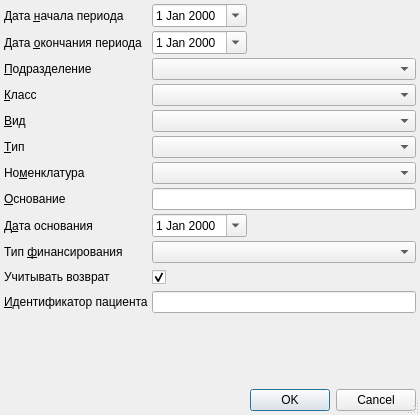
<?xml version="1.0" encoding="UTF-8"?>
<ui version="4.0">
 <class>SpendingToClientsSetup</class>
 <widget class="QDialog" name="SpendingToClientsSetup">
  <property name="windowModality">
   <enum>Qt::ApplicationModal</enum>
  </property>
  <property name="geometry">
   <rect>
    <x>0</x>
    <y>0</y>
    <width>420</width>
    <height>415</height>
   </rect>
  </property>
  <property name="windowTitle">
   <string>u'Реестр списания ЛСиИМН на пациентов'</string>
  </property>
  <property name="sizeGripEnabled">
   <bool>true</bool>
  </property>
  <layout class="QGridLayout" name="gridLayout">
   <property name="margin">
    <number>4</number>
   </property>
   <property name="spacing">
    <number>4</number>
   </property>
   <item row="0" column="0" colspan="2">
    <widget class="QLabel" name="lblBegDate">
     <property name="text">
      <string>Дата &amp;начала периода</string>
     </property>
     <property name="buddy">
      <cstring>edtBegDate</cstring>
     </property>
    </widget>
   </item>
   <item row="10" column="0" colspan="2">
    <widget class="QLabel" name="lblFinance">
     <property name="sizePolicy">
      <sizepolicy hsizetype="Maximum" vsizetype="Preferred">
       <horstretch>0</horstretch>
       <verstretch>0</verstretch>
      </sizepolicy>
     </property>
     <property name="text">
      <string>Тип &amp;финансирования</string>
     </property>
     <property name="buddy">
      <cstring>cmbFinance</cstring>
     </property>
    </widget>
   </item>
   <item row="12" column="0" colspan="2">
    <widget class="QLabel" name="lblClientId">
     <property name="sizePolicy">
      <sizepolicy hsizetype="Maximum" vsizetype="Preferred">
       <horstretch>0</horstretch>
       <verstretch>0</verstretch>
      </sizepolicy>
     </property>
     <property name="text">
      <string>&amp;Идентификатор пациента</string>
     </property>
     <property name="buddy">
      <cstring>edtClientId</cstring>
     </property>
    </widget>
   </item>
   <item row="9" column="2">
    <widget class="CDateEdit" name="edtReasonDate">
     <property name="sizePolicy">
      <sizepolicy hsizetype="Maximum" vsizetype="Fixed">
       <horstretch>0</horstretch>
       <verstretch>0</verstretch>
      </sizepolicy>
     </property>
     <property name="calendarPopup">
      <bool>true</bool>
     </property>
    </widget>
   </item>
   <item row="2" column="0" colspan="2">
    <widget class="QLabel" name="lblOrgStructure">
     <property name="text">
      <string>&amp;Подразделение</string>
     </property>
     <property name="buddy">
      <cstring>cmbOrgStructure</cstring>
     </property>
    </widget>
   </item>
   <item row="3" column="0">
    <widget class="QLabel" name="lblClass">
     <property name="text">
      <string>&amp;Класс</string>
     </property>
     <property name="buddy">
      <cstring>cmbClass</cstring>
     </property>
    </widget>
   </item>
   <item row="1" column="2">
    <widget class="CDateEdit" name="edtEndDate">
     <property name="sizePolicy">
      <sizepolicy hsizetype="Maximum" vsizetype="Fixed">
       <horstretch>0</horstretch>
       <verstretch>0</verstretch>
      </sizepolicy>
     </property>
     <property name="calendarPopup">
      <bool>true</bool>
     </property>
    </widget>
   </item>
   <item row="6" column="2">
    <widget class="CNomenclatureComboBox" name="cmbNomenclature">
     <property name="sizePolicy">
      <sizepolicy hsizetype="Expanding" vsizetype="Fixed">
       <horstretch>0</horstretch>
       <verstretch>0</verstretch>
      </sizepolicy>
     </property>
    </widget>
   </item>
   <item row="8" column="2">
    <widget class="QLineEdit" name="edtReason">
     <property name="sizePolicy">
      <sizepolicy hsizetype="Expanding" vsizetype="Fixed">
       <horstretch>0</horstretch>
       <verstretch>0</verstretch>
      </sizepolicy>
     </property>
    </widget>
   </item>
   <item row="6" column="0">
    <widget class="QLabel" name="lblNomenclature">
     <property name="sizePolicy">
      <sizepolicy hsizetype="Maximum" vsizetype="Preferred">
       <horstretch>0</horstretch>
       <verstretch>0</verstretch>
      </sizepolicy>
     </property>
     <property name="text">
      <string>Но&amp;менклатура</string>
     </property>
     <property name="buddy">
      <cstring>cmbNomenclature</cstring>
     </property>
    </widget>
   </item>
   <item row="10" column="2">
    <widget class="CRBComboBox" name="cmbFinance">
     <property name="sizePolicy">
      <sizepolicy hsizetype="Expanding" vsizetype="Fixed">
       <horstretch>0</horstretch>
       <verstretch>0</verstretch>
      </sizepolicy>
     </property>
    </widget>
   </item>
   <item row="5" column="0">
    <widget class="QLabel" name="lblType">
     <property name="text">
      <string>&amp;Тип</string>
     </property>
     <property name="buddy">
      <cstring>cmbType</cstring>
     </property>
    </widget>
   </item>
   <item row="5" column="2">
    <widget class="CRBComboBox" name="cmbType"/>
   </item>
   <item row="8" column="0">
    <widget class="QLabel" name="lblReason">
     <property name="sizePolicy">
      <sizepolicy hsizetype="Maximum" vsizetype="Preferred">
       <horstretch>0</horstretch>
       <verstretch>0</verstretch>
      </sizepolicy>
     </property>
     <property name="text">
      <string>&amp;Основание</string>
     </property>
     <property name="buddy">
      <cstring>edtReason</cstring>
     </property>
    </widget>
   </item>
   <item row="9" column="0" colspan="2">
    <widget class="QLabel" name="lblReasonDate">
     <property name="sizePolicy">
      <sizepolicy hsizetype="Maximum" vsizetype="Preferred">
       <horstretch>0</horstretch>
       <verstretch>0</verstretch>
      </sizepolicy>
     </property>
     <property name="text">
      <string>Д&amp;ата основания</string>
     </property>
     <property name="buddy">
      <cstring>edtReasonDate</cstring>
     </property>
    </widget>
   </item>
   <item row="0" column="2">
    <widget class="CDateEdit" name="edtBegDate">
     <property name="sizePolicy">
      <sizepolicy hsizetype="Maximum" vsizetype="Fixed">
       <horstretch>0</horstretch>
       <verstretch>0</verstretch>
      </sizepolicy>
     </property>
     <property name="calendarPopup">
      <bool>true</bool>
     </property>
    </widget>
   </item>
   <item row="1" column="0" colspan="2">
    <widget class="QLabel" name="lblEndDate">
     <property name="text">
      <string>Дата &amp;окончания периода</string>
     </property>
     <property name="buddy">
      <cstring>edtEndDate</cstring>
     </property>
    </widget>
   </item>
   <item row="12" column="2">
    <widget class="QLineEdit" name="edtClientId">
     <property name="sizePolicy">
      <sizepolicy hsizetype="Expanding" vsizetype="Fixed">
       <horstretch>0</horstretch>
       <verstretch>0</verstretch>
      </sizepolicy>
     </property>
     <property name="inputMask">
      <string>00000000000; </string>
     </property>
    </widget>
   </item>
   <item row="14" column="1">
    <spacer>
     <property name="orientation">
      <enum>Qt::Vertical</enum>
     </property>
     <property name="sizeHint" stdset="0">
      <size>
       <width>21</width>
       <height>21</height>
      </size>
     </property>
    </spacer>
   </item>
   <item row="15" column="0" colspan="3">
    <widget class="QDialogButtonBox" name="buttonBox">
     <property name="orientation">
      <enum>Qt::Horizontal</enum>
     </property>
     <property name="standardButtons">
      <set>QDialogButtonBox::Cancel|QDialogButtonBox::Ok</set>
     </property>
    </widget>
   </item>
   <item row="2" column="2">
    <widget class="CStorageComboBox" name="cmbOrgStructure">
     <property name="sizePolicy">
      <sizepolicy hsizetype="Expanding" vsizetype="Fixed">
       <horstretch>0</horstretch>
       <verstretch>0</verstretch>
      </sizepolicy>
     </property>
    </widget>
   </item>
   <item row="3" column="2">
    <widget class="CRBComboBox" name="cmbClass"/>
   </item>
   <item row="4" column="0">
    <widget class="QLabel" name="lblKind">
     <property name="text">
      <string>&amp;Вид</string>
     </property>
     <property name="buddy">
      <cstring>cmbKind</cstring>
     </property>
    </widget>
   </item>
   <item row="4" column="2">
    <widget class="CRBComboBox" name="cmbKind"/>
   </item>
   <item row="11" column="2">
    <widget class="QCheckBox" name="chkAdjustRefund">
     <property name="sizePolicy">
      <sizepolicy hsizetype="Minimum" vsizetype="Fixed">
       <horstretch>0</horstretch>
       <verstretch>0</verstretch>
      </sizepolicy>
     </property>
     <property name="text">
      <string> </string>
     </property>
     <property name="checked">
      <bool>true</bool>
     </property>
    </widget>
   </item>
   <item row="11" column="0" colspan="2">
    <widget class="QLabel" name="lblAdjustRefund">
     <property name="sizePolicy">
      <sizepolicy hsizetype="Minimum" vsizetype="Fixed">
       <horstretch>0</horstretch>
       <verstretch>0</verstretch>
      </sizepolicy>
     </property>
     <property name="text">
      <string>Учитывать возврат</string>
     </property>
     <property name="buddy">
      <cstring>chkAdjustRefund</cstring>
     </property>
    </widget>
   </item>
  </layout>
 </widget>
 <customwidgets>
  <customwidget>
   <class>CDateEdit</class>
   <extends>QDateEdit</extends>
   <header>library/DateEdit.h</header>
  </customwidget>
  <customwidget>
   <class>CRBComboBox</class>
   <extends>QComboBox</extends>
   <header>library/crbcombobox.h</header>
  </customwidget>
  <customwidget>
   <class>CStorageComboBox</class>
   <extends>QComboBox</extends>
   <header>Orgs/OrgStructComboBoxes.h</header>
  </customwidget>
  <customwidget>
   <class>CNomenclatureComboBox</class>
   <extends>QComboBox</extends>
   <header>Stock/NomenclatureComboBox.h</header>
  </customwidget>
 </customwidgets>
 <tabstops>
  <tabstop>edtBegDate</tabstop>
  <tabstop>edtEndDate</tabstop>
  <tabstop>cmbOrgStructure</tabstop>
  <tabstop>cmbClass</tabstop>
  <tabstop>cmbKind</tabstop>
  <tabstop>cmbType</tabstop>
  <tabstop>cmbNomenclature</tabstop>
  <tabstop>edtReason</tabstop>
  <tabstop>edtReasonDate</tabstop>
  <tabstop>cmbFinance</tabstop>
  <tabstop>chkAdjustRefund</tabstop>
  <tabstop>edtClientId</tabstop>
  <tabstop>buttonBox</tabstop>
 </tabstops>
 <resources/>
 <connections>
  <connection>
   <sender>buttonBox</sender>
   <signal>accepted()</signal>
   <receiver>SpendingToClientsSetup</receiver>
   <slot>accept()</slot>
   <hints>
    <hint type="sourcelabel">
     <x>202</x>
     <y>334</y>
    </hint>
    <hint type="destinationlabel">
     <x>119</x>
     <y>181</y>
    </hint>
   </hints>
  </connection>
  <connection>
   <sender>buttonBox</sender>
   <signal>rejected()</signal>
   <receiver>SpendingToClientsSetup</receiver>
   <slot>reject()</slot>
   <hints>
    <hint type="sourcelabel">
     <x>253</x>
     <y>334</y>
    </hint>
    <hint type="destinationlabel">
     <x>316</x>
     <y>181</y>
    </hint>
   </hints>
  </connection>
 </connections>
</ui>
